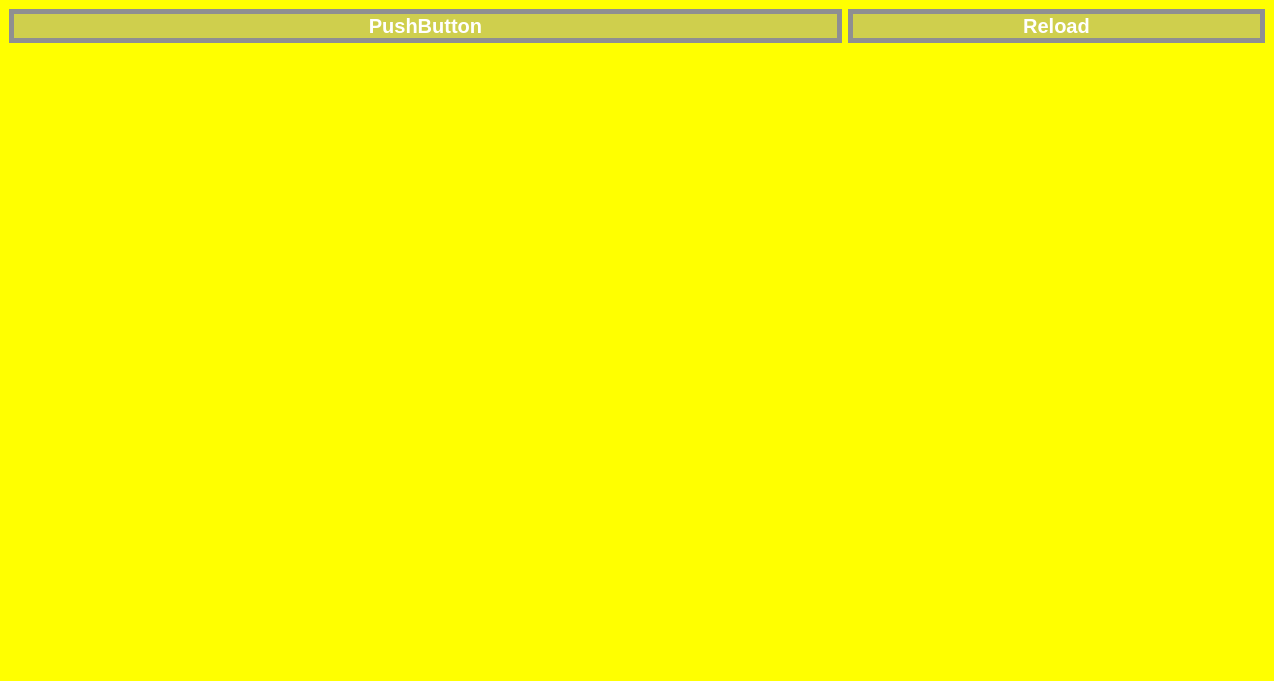
<?xml version="1.0" encoding="UTF-8"?>
<ui version="4.0">
 <class>wwwShowWindow</class>
 <widget class="QMainWindow" name="wwwShowWindow">
  <property name="geometry">
   <rect>
    <x>0</x>
    <y>0</y>
    <width>1274</width>
    <height>681</height>
   </rect>
  </property>
  <property name="windowTitle">
   <string>MainWindow</string>
  </property>
  <property name="styleSheet">
   <string notr="true">background-color: rgb(255, 255, 0);</string>
  </property>
  <widget class="QWidget" name="centralwidget">
   <layout class="QGridLayout" name="gridLayout">
    <item row="1" column="0" colspan="3">
     <widget class="QWidget" name="widgetWWW_temp" native="true">
      <layout class="QGridLayout" name="gridLayout_2"/>
     </widget>
    </item>
    <item row="0" column="2">
     <widget class="QPushButton" name="pushButton">
      <property name="sizePolicy">
       <sizepolicy hsizetype="Minimum" vsizetype="Ignored">
        <horstretch>0</horstretch>
        <verstretch>0</verstretch>
       </sizepolicy>
      </property>
      <property name="styleSheet">
       <string notr="true">QPushButton {
background-color: rgb(158, 158, 158,125);
 border: 5px solid #8f8f91;
border-radius: 0px;
color:white;
font: bold 20px ;
}
QPushButton:pressed {
border:none;
}
</string>
      </property>
      <property name="text">
       <string>Reload</string>
      </property>
     </widget>
    </item>
    <item row="0" column="0" colspan="2">
     <widget class="QPushButton" name="pushButton_2">
      <property name="sizePolicy">
       <sizepolicy hsizetype="Minimum" vsizetype="Fixed">
        <horstretch>0</horstretch>
        <verstretch>0</verstretch>
       </sizepolicy>
      </property>
      <property name="styleSheet">
       <string notr="true">QPushButton {
background-color: rgb(158, 158, 158,125);
 border: 5px solid #8f8f91;
border-radius: 0px;
color:white;
font: bold 20px ;
}
QPushButton:pressed {
border:none;
}
</string>
      </property>
      <property name="text">
       <string>PushButton</string>
      </property>
     </widget>
    </item>
   </layout>
  </widget>
 </widget>
 <resources/>
 <connections/>
</ui>
